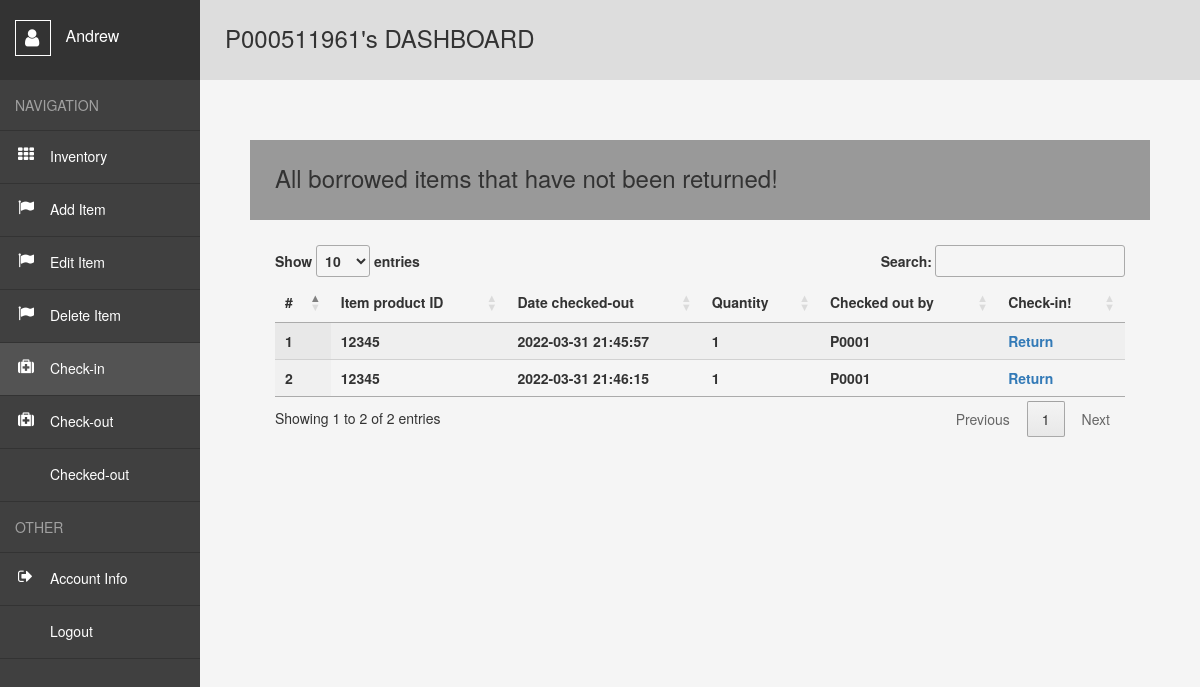
The app's page /user/Check_out_items (signed in), older data.
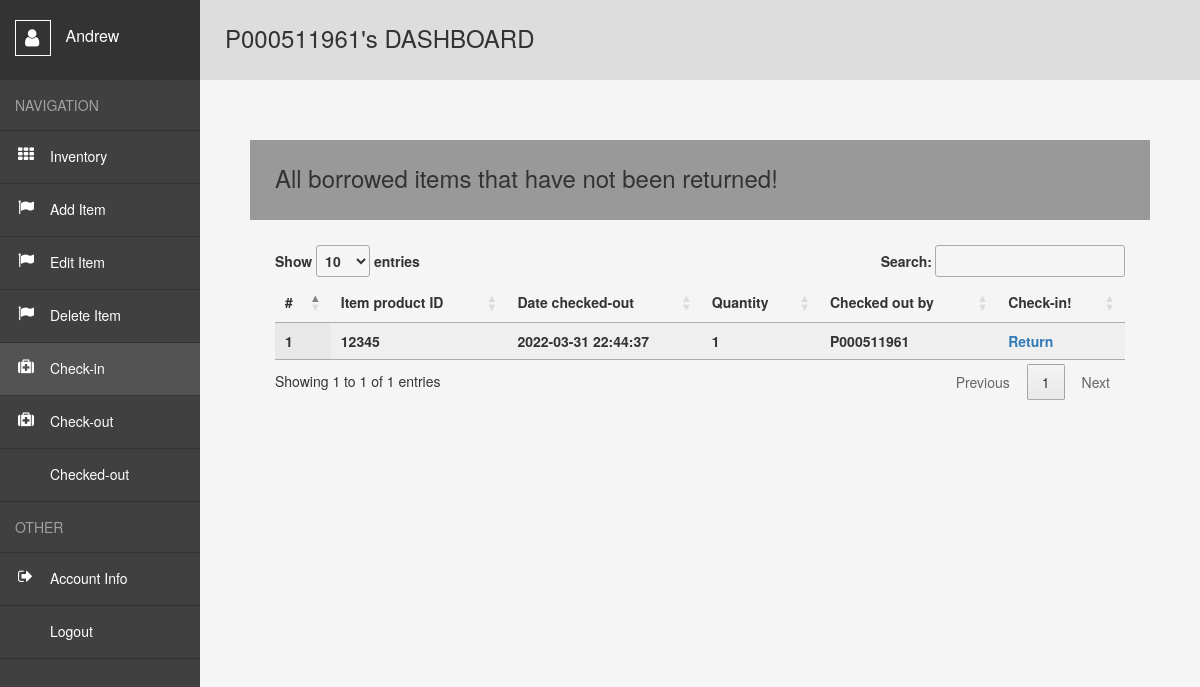
The same page, newer data.
### website/models.py (models this page shows)
class User(db.Model, UserMixin):##usermixin makes it easier for user login
    id = db.Column(db.Integer, primary_key=True)##unique key
    email = db.Column(db.String(320), unique=True)##cant have the same email
    telnum = db.Column(db.String(10),unique=True)##cant have the same telephone number
    s_id = db.Column(db.String(9),unique=True)
    fname = db.Column(db.String(26))
    lname = db.Column(db.String(50))
    password = db.Column(db.String(15))
    sf = db.Column(db.String(7))
    zip = db.Column(db.String(5))
    date_created = db.Column(db.DateTime(timezone=True), default=func.now())
    borroweditems= db.relationship('Borroweditem', backref='user',passive_deletes=True)##reference all borroweditems##relationship with db
    creators= db.relationship('Inventory', backref='user',passive_deletes=True)##reference all borroweditems##relationship with db

class Borroweditem(db.Model):
    id = db.Column(db.Integer, primary_key=True)
    product_id= db.Column(db.Integer)
    quantity = db.Column(db.Integer)
    date_borrowed = db.Column(db.DateTime(timezone=True), default=func.now())
    borrower = db.Column(db.Integer, db.ForeignKey('user.s_id', ondelete="CASCADE"),nullable=False) ##foreign key relationship

### website/views.py (the view)
@views.route("/user/Check_out_items")
@login_required
def Checked():
    if session.get("id",None) is not None and session.get("sf", "Staff"):
        itemsborrowed = Borroweditem.query.all()
        return render_template("Checked_out_items.html",user = current_user, data=itemsborrowed)

### website/templates/Checked_out_items.html (shortened to what this page needs)
<!DOCTYPE html>
<html lang="en">
<head>
    <link rel= "stylesheet" type= "text/css" href= "{{ url_for('static',filename='styles3.css') }}">
    <link rel="stylesheet" href="https://maxcdn.bootstrapcdn.com/bootstrap/3.3.6/css/bootstrap.min.css" />
    <link href='https://cdn.datatables.net/1.10.24/css/jquery.dataTables.min.css' rel='stylesheet' type='text/css'>
</head>
<body>
  {% if session['ISstaff'] and session['id'] %}
    <div class="wrapper">
        <nav>
          <header>
            <span></span>
              {{session['FNAME']}}
          </header>
          <ul>
            <li><span>Navigation</span></li>
            <li><a style="text-decoration:none" href="{{url_for('views.user')}}">Inventory</a></li>
            <li><a style="text-decoration:none" href="{{url_for('views.user')}}">Add Item</a></li>
            <li><a style="text-decoration:none" href="{{url_for('views.user')}}">Edit Item</a></li>
            <li><a style="text-decoration:none" href="{{url_for('views.user')}}">Delete Item</a></li>
            <li><a class="active" style="text-decoration:none" href="{{url_for('views.Check_in')}}">Check-in</a></li>
            <li><a style="text-decoration:none" href="{{url_for('views.Check_out')}}">Check-out</a></li>
            <li><a style="text-decoration:none" href="{{url_for('views.Checked')}}">Checked-out</a></li>
            <li><span>Other</span></li>
            <li><a style="text-decoration:none" href="{{url_for('views.account_info')}}">Account Info</a></li>
            <li><a style="text-decoration:none" href="{{url_for('auth.logout')}}">Logout</a></li>
          </ul>
        </nav>
        <main>
          <h1>P{{session['SCHOOL_ID']}}'s DASHBOARD</h1>
          <div class="container-fluid">
            <div class="row" style="padding:50px;">
                <p><h2>All borrowed items that have not been returned!</h1></p>
                <div >
                    <table id='empTable' class='display dataTable' width='100%'>
                        <thead>
                        <tr>
                            <th>#</th>
                            <th>Item product ID</th>
                            <th>Date checked-out</th>
                            <th>Quantity</th>
                            <th>Checked out by</th>
                            <th>Check-in!</th>
                        </tr>
                        </thead>
                        {% for row in data %}
                          <tr>
                              <th>{{row.id}}</th>
                              <th>{{row.product_id}}</th>
                              <th>{{row.date_borrowed}}</th>
                              <th>{{row.quantity}}</th>
                              <th>P000{{row.borrower}}</th>
                              <th><a style="text-decoration:none" href="/user/Check-in-confirmed/{{row.id}}">Return</a></th>
                          </tr>
                        {% endfor %}
                    </table>
                </div>
           </div>
        </div>
        </main>
      </div>
      {% else %}
        <div>
          <a style="text-decoration:none" style="align-items:center" href="{{url_for('views.user')}}">You don't have access to add to the Inventory!</a>
      </div>
      {% endif %}

### website/static/styles3.css (style rules this page uses)
*, *:before, *:after { margin: 0; padding: 0; box-sizing: border-box; }
*:before, *:after { content: ""; display: block; position: absolute; }
html, body { height: 100%; }
body { font: 15px "Open Sans", sans-serif; color: #777; }
a { cursor: pointer; }
ul { list-style: none; }
.wrapper { display: flex; min-height: 100%; }
nav { width: 200px; background: #404040; }
nav header { position: relative; height: 80px; padding: 20px 0 0 15px; font-size: 16px; color: #fff; background: #333; }
nav header span { position: relative; display: inline-block; width: 36px; height: 36px; margin: 0 10px 0 0; vertical-align: middle; border: 1px solid #fff; }
nav header span:before { content: "\f007"; font: normal 20px fontawesome; top: 7px; left: 9px; }
nav ul span { display: block; padding: 15px; color: rgba(255, 255, 255, 0.5); text-transform: uppercase; border-bottom: 1px solid #333; }
nav ul a { position: relative; display: block; padding: 15px 15px 17px 50px; color: #fff; border-bottom: 1px solid #333; }
nav ul a:hover, nav ul a.active { background: #535353; }
nav ul a:before { font: normal 16px fontawesome; top: 15px; left: 18px; }
nav ul li:nth-child(2) a:before { content: "\f00a"; }
nav ul li:nth-child(3) a:before { content: "\f024"; }
nav ul li:nth-child(4) a:before { content: "\f024"; }
nav ul li:nth-child(5) a:before { content: "\f024"; }
nav ul li:nth-child(6) a:before { content: "\f0fa"; }
nav ul li:nth-child(7) a:before { content: "\f0fa"; }
nav ul li:nth-child(10) a:before { content: "\f08b"; }
main { flex: 1; padding: 25px; background: #f5f5f5; }
main h1 { height: 80px; margin: -25px -25px 25px -25px; padding: 0 25px; line-height: 76px; font-size: 24px; font-weight: 400; background: #ddd; }
main h2 { height: 80px; margin: -25px -25px 25px -25px; padding: 0 25px; line-height: 76px; font-size: 24px; font-weight: 400; background: #999; }

Row changes from the older to the newer data that the page shows:
removed Borroweditem: id "2", product_id "12345", date_borrowed "2022-03-31 21:46:15", quantity "1", borrower "1"
changed Borroweditem id 1: date_borrowed "2022-03-31 21:45:57" → "2022-03-31 22:44:37"; borrower "1" → "511961"
Text that changed along with them:
text written by a page script: "Show entries Search: Showing 1 to 2 of 2 entries Previous 1 Next" → "Show entries Search: Showing 1 to 1 of 1 entries Previous 1 Next"
